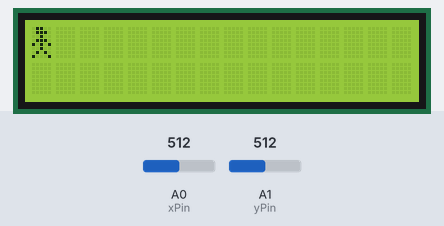
A sketch run on a simulated Arduino Uno, built with avr-gcc and run on an emulated ATmega328P. Parts: 16×2 character LCD. The test bench sets the inputs (shaded band); at power-on: A0 (xPin) = 512, A1 (yPin) = 512. What the sketch prints to the serial monitor is not drawn.

Above: at 1.3 s.
1.4 s: A0 (xPin) set to 328
4.4 s: A0 (xPin) set to 299
6.5 s: A0 (xPin) set to 716
At 6.8 s:
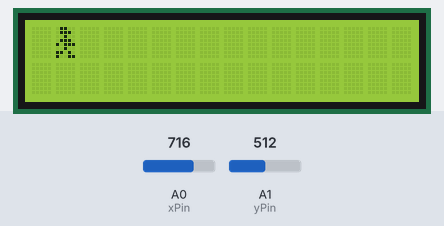
8.8 s: A1 (yPin) set to 716
At 9.07 s:
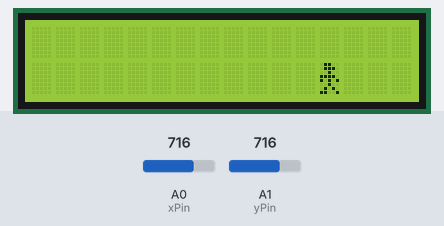
10.4 s: A1 (yPin) set to 108
At 10.53 s:
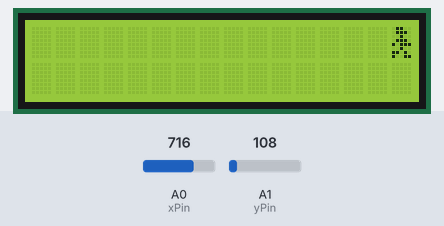
11.9 s: A1 (yPin) set to 93
Timing chart, 0 to 14.4 s (numbered marks = the images above; inputs shaded):
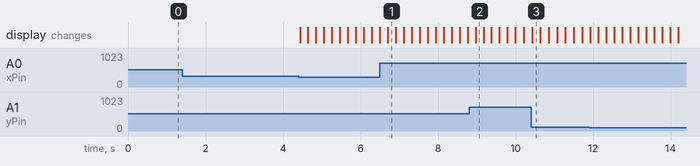

Measured:
- after the input at 1.4 s, every drawn part: stays the same
- after the input at 6.5 s, the display: changes after 0.20 s (image 1)
- after the input at 10.4 s, the display: changes at once (image 3)

The sketch:

joystick_customChar_LCD.ino
```cpp
#include <Wire.h>
#include <LiquidCrystal_I2C.h>

LiquidCrystal_I2C lcd(0x27, 16, 2);

const int LCD_LENGTH = 2;
const int LCD_WIDTH = 16;
int xPin = A0;
int yPin = A1;
int xVal;
int yVal;
int cursorX = 0;
int cursorY = 0;
int preCursorX;
int preCursorY;
int baseFrame = 1;
int walkingState;
unsigned long is500ms;
bool joystickPressed = false;

byte idleChar1[] = {
  B00110,
  B01110,
  B00100,
  B01110,
  B10101,
  B00100,
  B01010,
  B10001
};

byte idleChar2[] = {
  B01100,
  B01110,
  B00100,
  B01110,
  B10101,
  B00100,
  B01010,
  B10001
};

byte walkingAni1[] = {
  B00110,
  B01110,
  B00100,
  B01110,
  B11101,
  B00100,
  B01011,
  B11001
};

byte walkingAni2[] = {
  B00110,
  B01110,
  B00100,
  B01111,
  B10101,
  B00100,
  B01010,
  B10011
};

byte walkingAni3[] = {
  B01100,
  B01110,
  B00100,
  B01110,
  B10111,
  B00100,
  B11010,
  B10011
};

byte walkingAni4[] = {
  B01100,
  B01110,
  B00100,
  B11110,
  B10101,
  B00100,
  B01010,
  B11001
};

void setup() {
  // put your setup code here, to run once:
  Serial.begin(9600);
  lcd.init();
  lcd.backlight();
  lcd.createChar(0, idleChar1);
  lcd.createChar(1, walkingAni1);
  lcd.createChar(2, walkingAni2);
  lcd.createChar(3, walkingAni3);
  lcd.createChar(4, walkingAni4);
  lcd.createChar(5, idleChar2);
  lcd.setCursor(0, 0);
  lcd.write(5);

}

void loop() {
  xVal = analogRead(xPin);
  yVal = analogRead(yPin);

  unsigned long currentMillis = millis();

  Serial.print(currentMillis);
  Serial.print(" X: ");
  Serial.print(xVal);
  Serial.print(" | Y: ");
  Serial.println(yVal);

  if (xVal < 312 || xVal > 712 || yVal < 312 || yVal > 712 ) {
    if (joystickPressed == false) {
      joystickPressed = true;
      is500ms = currentMillis + 500;
      moveCharacter(currentMillis);
    }
    else if (currentMillis >= is500ms && joystickPressed == true) {
      moveCharacter(currentMillis);
    }
  }
  else {
    if (joystickPressed == true) {
      lcd.setCursor(preCursorX, preCursorY);
      lcd.print(" ");
      lcd.setCursor(preCursorX, preCursorY);
      if (baseFrame == 3) {
        lcd.write(5);
      }
      else {
        lcd.write(0);
      }
      joystickPressed = false;
    }
    is500ms = 0;
  }
}

void moveCharacter(unsigned long currentMillis) {
  if (xVal < 312) {
    cursorX--;
    baseFrame = 1;
  }
  else if (xVal > 712) {
    cursorX++;
    baseFrame = 3;
  }
  if (yVal < 312) {
    cursorY--;
  }
  else if (yVal > 712) {
    cursorY++;
  }

  walkingState = (walkingState + 1) % 2;

  if (cursorX < 0) cursorX = 0;
  if (cursorX >= LCD_WIDTH) cursorX = LCD_WIDTH - 1;
  if (cursorY < 0) cursorY = 0;
  if (cursorY >= LCD_LENGTH) cursorY = LCD_LENGTH - 1;

  lcd.setCursor(preCursorX, preCursorY);
  lcd.print(" ");
  lcd.setCursor(cursorX, cursorY);
  lcd.write(baseFrame + walkingState);
  preCursorX = cursorX;
  preCursorY = cursorY;

  is500ms = currentMillis + 200;
}
```
